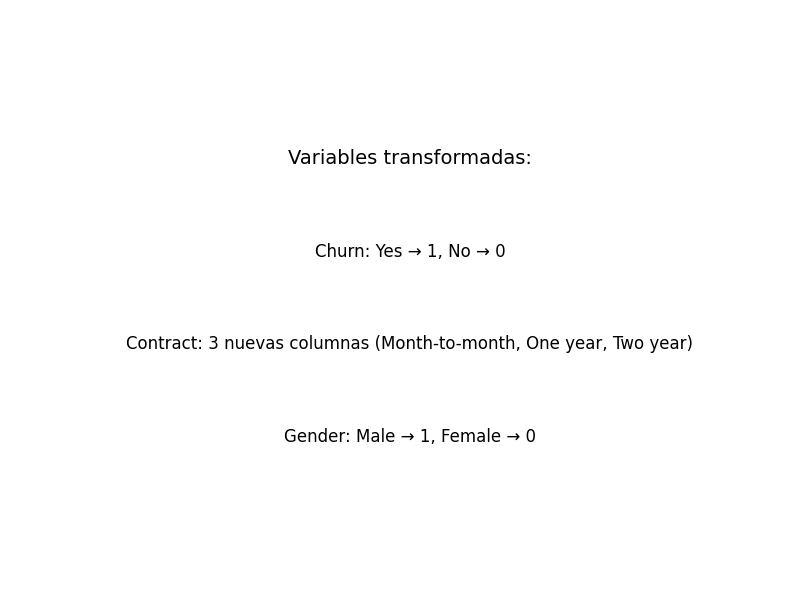

Write Python code to recreate this figure.
import matplotlib.pyplot as plt

fig, ax = plt.subplots(figsize=(8, 6))
ax.text(0.5, 0.8, 'Variables transformadas:', ha='center', fontsize=14)
ax.text(0.5, 0.6, 'Churn: Yes → 1, No → 0', ha='center', fontsize=12)
ax.text(0.5, 0.4, 'Contract: 3 nuevas columnas (Month-to-month, One year, Two year)', ha='center', fontsize=12)
ax.text(0.5, 0.2, 'Gender: Male → 1, Female → 0', ha='center', fontsize=12)
ax.axis('off')

plt.savefig('encoding_results.png')
print('Archivo guardado: encoding_results.png')